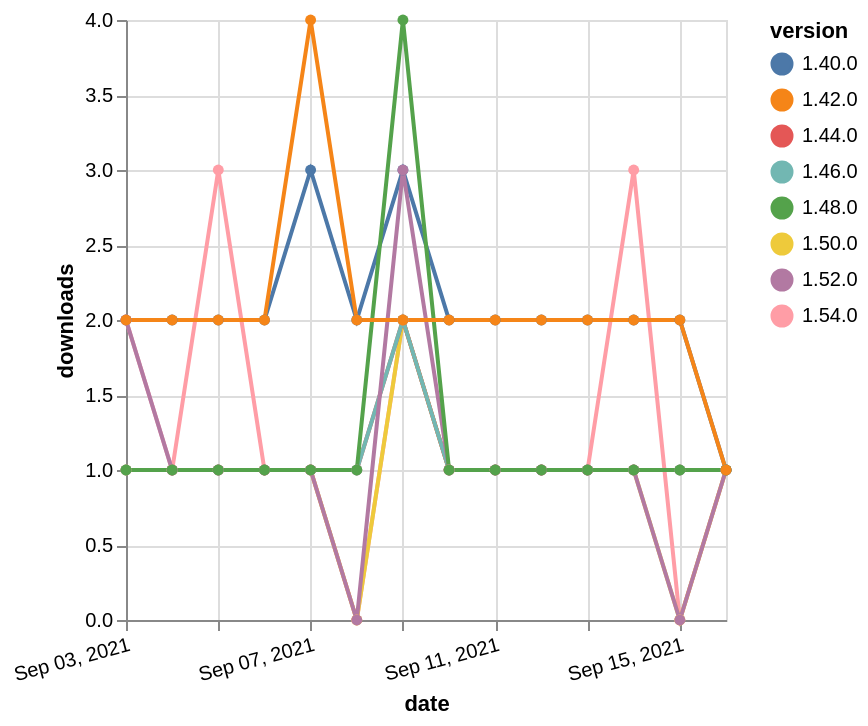

This figure's Vega-Lite source:
### Vega-Lite specification from a JSON file in a GitHub repository (floating-point values rounded to 4 significant figures)
{"$schema": "https://vega.github.io/schema/vega-lite/v5.json", "description": "A simple bar chart with embedded data.", "data": {"values": [{"date": "2021-09-03", "total": 121, "delta": 2, "version": "1.54.0"}, {"date": "2021-09-04", "total": 122, "delta": 1, "version": "1.54.0"}, {"date": "2021-09-05", "total": 125, "delta": 3, "version": "1.54.0"}, {"date": "2021-09-06", "total": 126, "delta": 1, "version": "1.54.0"}, {"date": "2021-09-07", "total": 127, "delta": 1, "version": "1.54.0"}, {"date": "2021-09-08", "total": 127, "delta": 0, "version": "1.54.0"}, {"date": "2021-09-09", "total": 129, "delta": 2, "version": "1.54.0"}, {"date": "2021-09-10", "total": 130, "delta": 1, "version": "1.54.0"}, {"date": "2021-09-11", "total": 131, "delta": 1, "version": "1.54.0"}, {"date": "2021-09-12", "total": 132, "delta": 1, "version": "1.54.0"}, {"date": "2021-09-13", "total": 133, "delta": 1, "version": "1.54.0"}, {"date": "2021-09-14", "total": 136, "delta": 3, "version": "1.54.0"}, {"date": "2021-09-15", "total": 136, "delta": 0, "version": "1.54.0"}, {"date": "2021-09-16", "total": 137, "delta": 1, "version": "1.54.0"}, {"date": "2021-09-03", "total": 161, "delta": 1, "version": "1.50.0"}, {"date": "2021-09-04", "total": 162, "delta": 1, "version": "1.50.0"}, {"date": "2021-09-05", "total": 163, "delta": 1, "version": "1.50.0"}, {"date": "2021-09-06", "total": 164, "delta": 1, "version": "1.50.0"}, {"date": "2021-09-07", "total": 165, "delta": 1, "version": "1.50.0"}, {"date": "2021-09-08", "total": 165, "delta": 0, "version": "1.50.0"}, {"date": "2021-09-09", "total": 167, "delta": 2, "version": "1.50.0"}, {"date": "2021-09-10", "total": 168, "delta": 1, "version": "1.50.0"}, {"date": "2021-09-11", "total": 169, "delta": 1, "version": "1.50.0"}, {"date": "2021-09-12", "total": 170, "delta": 1, "version": "1.50.0"}, {"date": "2021-09-13", "total": 171, "delta": 1, "version": "1.50.0"}, {"date": "2021-09-14", "total": 172, "delta": 1, "version": "1.50.0"}, {"date": "2021-09-15", "total": 172, "delta": 0, "version": "1.50.0"}, {"date": "2021-09-16", "total": 173, "delta": 1, "version": "1.50.0"}, {"date": "2021-09-03", "total": 254, "delta": 1, "version": "1.44.0"}, {"date": "2021-09-04", "total": 255, "delta": 1, "version": "1.44.0"}, {"date": "2021-09-05", "total": 256, "delta": 1, "version": "1.44.0"}, {"date": "2021-09-06", "total": 257, "delta": 1, "version": "1.44.0"}, {"date": "2021-09-07", "total": 258, "delta": 1, "version": "1.44.0"}, {"date": "2021-09-08", "total": 259, "delta": 1, "version": "1.44.0"}, {"date": "2021-09-09", "total": 261, "delta": 2, "version": "1.44.0"}, {"date": "2021-09-10", "total": 262, "delta": 1, "version": "1.44.0"}, {"date": "2021-09-11", "total": 263, "delta": 1, "version": "1.44.0"}, {"date": "2021-09-12", "total": 264, "delta": 1, "version": "1.44.0"}, {"date": "2021-09-13", "total": 265, "delta": 1, "version": "1.44.0"}, {"date": "2021-09-14", "total": 266, "delta": 1, "version": "1.44.0"}, {"date": "2021-09-15", "total": 267, "delta": 1, "version": "1.44.0"}, {"date": "2021-09-16", "total": 268, "delta": 1, "version": "1.44.0"}, {"date": "2021-09-03", "total": 2598, "delta": 2, "version": "1.40.0"}, {"date": "2021-09-04", "total": 2600, "delta": 2, "version": "1.40.0"}, {"date": "2021-09-05", "total": 2602, "delta": 2, "version": "1.40.0"}, {"date": "2021-09-06", "total": 2604, "delta": 2, "version": "1.40.0"}, {"date": "2021-09-07", "total": 2607, "delta": 3, "version": "1.40.0"}, {"date": "2021-09-08", "total": 2609, "delta": 2, "version": "1.40.0"}, {"date": "2021-09-09", "total": 2612, "delta": 3, "version": "1.40.0"}, {"date": "2021-09-10", "total": 2614, "delta": 2, "version": "1.40.0"}, {"date": "2021-09-11", "total": 2616, "delta": 2, "version": "1.40.0"}, {"date": "2021-09-12", "total": 2618, "delta": 2, "version": "1.40.0"}, {"date": "2021-09-13", "total": 2620, "delta": 2, "version": "1.40.0"}, {"date": "2021-09-14", "total": 2622, "delta": 2, "version": "1.40.0"}, {"date": "2021-09-15", "total": 2624, "delta": 2, "version": "1.40.0"}, {"date": "2021-09-16", "total": 2625, "delta": 1, "version": "1.40.0"}, {"date": "2021-09-03", "total": 202, "delta": 1, "version": "1.46.0"}, {"date": "2021-09-04", "total": 203, "delta": 1, "version": "1.46.0"}, {"date": "2021-09-05", "total": 204, "delta": 1, "version": "1.46.0"}, {"date": "2021-09-06", "total": 205, "delta": 1, "version": "1.46.0"}, {"date": "2021-09-07", "total": 206, "delta": 1, "version": "1.46.0"}, {"date": "2021-09-08", "total": 207, "delta": 1, "version": "1.46.0"}, {"date": "2021-09-09", "total": 209, "delta": 2, "version": "1.46.0"}, {"date": "2021-09-10", "total": 210, "delta": 1, "version": "1.46.0"}, {"date": "2021-09-11", "total": 211, "delta": 1, "version": "1.46.0"}, {"date": "2021-09-12", "total": 212, "delta": 1, "version": "1.46.0"}, {"date": "2021-09-13", "total": 213, "delta": 1, "version": "1.46.0"}, {"date": "2021-09-14", "total": 214, "delta": 1, "version": "1.46.0"}, {"date": "2021-09-15", "total": 215, "delta": 1, "version": "1.46.0"}, {"date": "2021-09-16", "total": 216, "delta": 1, "version": "1.46.0"}, {"date": "2021-09-03", "total": 181, "delta": 2, "version": "1.52.0"}, {"date": "2021-09-04", "total": 182, "delta": 1, "version": "1.52.0"}, {"date": "2021-09-05", "total": 183, "delta": 1, "version": "1.52.0"}, {"date": "2021-09-06", "total": 184, "delta": 1, "version": "1.52.0"}, {"date": "2021-09-07", "total": 185, "delta": 1, "version": "1.52.0"}, {"date": "2021-09-08", "total": 185, "delta": 0, "version": "1.52.0"}, {"date": "2021-09-09", "total": 188, "delta": 3, "version": "1.52.0"}, {"date": "2021-09-10", "total": 189, "delta": 1, "version": "1.52.0"}, {"date": "2021-09-11", "total": 190, "delta": 1, "version": "1.52.0"}, {"date": "2021-09-12", "total": 191, "delta": 1, "version": "1.52.0"}, {"date": "2021-09-13", "total": 192, "delta": 1, "version": "1.52.0"}, {"date": "2021-09-14", "total": 193, "delta": 1, "version": "1.52.0"}, {"date": "2021-09-15", "total": 193, "delta": 0, "version": "1.52.0"}, {"date": "2021-09-16", "total": 194, "delta": 1, "version": "1.52.0"}, {"date": "2021-09-03", "total": 209, "delta": 1, "version": "1.48.0"}, {"date": "2021-09-04", "total": 210, "delta": 1, "version": "1.48.0"}, {"date": "2021-09-05", "total": 211, "delta": 1, "version": "1.48.0"}, {"date": "2021-09-06", "total": 212, "delta": 1, "version": "1.48.0"}, {"date": "2021-09-07", "total": 213, "delta": 1, "version": "1.48.0"}, {"date": "2021-09-08", "total": 214, "delta": 1, "version": "1.48.0"}, {"date": "2021-09-09", "total": 218, "delta": 4, "version": "1.48.0"}, {"date": "2021-09-10", "total": 219, "delta": 1, "version": "1.48.0"}, {"date": "2021-09-11", "total": 220, "delta": 1, "version": "1.48.0"}, {"date": "2021-09-12", "total": 221, "delta": 1, "version": "1.48.0"}, {"date": "2021-09-13", "total": 222, "delta": 1, "version": "1.48.0"}, {"date": "2021-09-14", "total": 223, "delta": 1, "version": "1.48.0"}, {"date": "2021-09-15", "total": 224, "delta": 1, "version": "1.48.0"}, {"date": "2021-09-16", "total": 225, "delta": 1, "version": "1.48.0"}, {"date": "2021-09-03", "total": 2442, "delta": 2, "version": "1.42.0"}, {"date": "2021-09-04", "total": 2444, "delta": 2, "version": "1.42.0"}, {"date": "2021-09-05", "total": 2446, "delta": 2, "version": "1.42.0"}, {"date": "2021-09-06", "total": 2448, "delta": 2, "version": "1.42.0"}, {"date": "2021-09-07", "total": 2452, "delta": 4, "version": "1.42.0"}, {"date": "2021-09-08", "total": 2454, "delta": 2, "version": "1.42.0"}, {"date": "2021-09-09", "total": 2456, "delta": 2, "version": "1.42.0"}, {"date": "2021-09-10", "total": 2458, "delta": 2, "version": "1.42.0"}, {"date": "2021-09-11", "total": 2460, "delta": 2, "version": "1.42.0"}, {"date": "2021-09-12", "total": 2462, "delta": 2, "version": "1.42.0"}, {"date": "2021-09-13", "total": 2464, "delta": 2, "version": "1.42.0"}, {"date": "2021-09-14", "total": 2466, "delta": 2, "version": "1.42.0"}, {"date": "2021-09-15", "total": 2468, "delta": 2, "version": "1.42.0"}, {"date": "2021-09-16", "total": 2469, "delta": 1, "version": "1.42.0"}]}, "width": "container", "mark": {"type": "line", "point": {"filled": true}}, "encoding": {"x": {"field": "date", "type": "temporal", "timeUnit": "yearmonthdate", "title": "date", "axis": {"labelAngle": -15}}, "y": {"field": "delta", "type": "quantitative", "title": "downloads"}, "color": {"field": "version", "type": "nominal"}, "tooltip": {"field": "delta"}}}
